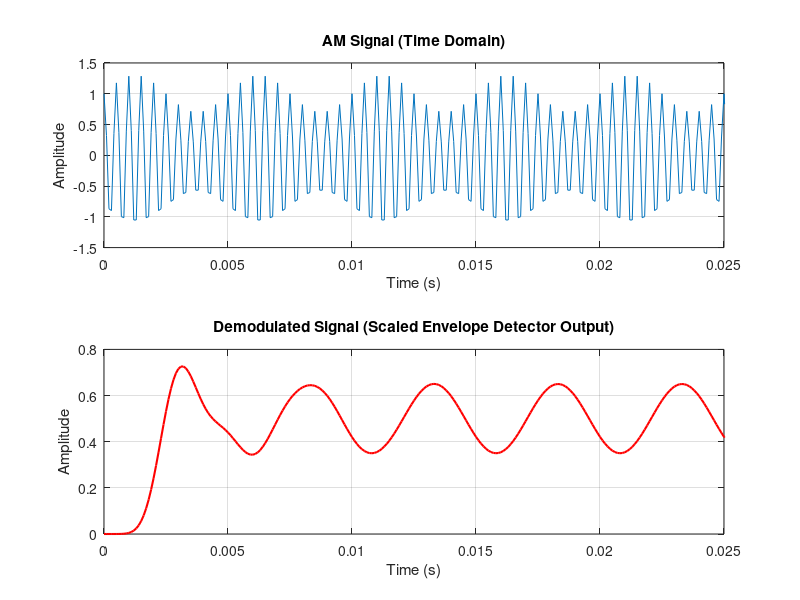

This figure's MATLAB source:
close all;
clear all;
clc;

% --- 1. 參數設定 (Parameters) ---
a  = 0.3;        % modulation index
fc = 2000;       % carrier freq (Hz)
fm = 200;        % message freq (Hz)
Fs = 10000;      % sampling frequency (Hz)
T  = 1/Fs;
N  = 300;        % number of samples to simulate
t  = (0:N-1)*T;  % time vector

% --- 2. AM 調變訊號產生 ---
% s(t) = (1 + a*sin(2*pi*fm*t)) .* cos(2*pi*fc*t)
AM = (1 + a*sin(2*pi*fm.*t)) .* cos(2*pi*fc.*t);

figure;
% 繪製原始 AM 調變訊號
subplot(2,1,1);
plot(t, AM);
xlabel('Time (s)');
ylabel('Amplitude');
title('AM Signal (Time Domain)');
xlim([0 5/fm]);  % 顯示 5 個訊息週期便於觀察
grid on;

% --- 3. 全波整流 (Absolute Value / Envelope Detection) ---
AM_abs = AM .* cos(2*pi*fc.*t);

% --- 4. IIR 濾波器設定與增益計算 ---
% 分子係數 (b) - 對應前饋係數
b = [1, 10, 45, 120, 210, 252, 210, 120, 45, 10, 1];

% 分母係數 (a) - 對應回授係數 (注意：MATLAB 的格式，a_k 需要加上負號以對應 C 語言的加法移項)
a = [1, -7.9922966624, 28.9121945842, -62.3153522815, 88.5876632513, ...
    -86.7670680406, 59.2809515741, -27.8902991725, 8.6456821375, ...
    -1.5942397677, 0.1327680842];

% 計算濾波器的理論直流增益 H(e^j0)
DC_gain = sum(b) / sum(a);
fprintf('講義上濾波器的理論直流增益為: %e\n', DC_gain);

% --- 5. 進行濾波與增益補償 ---
% 透過 filter 函數進行硬體邏輯模擬
y_unscaled = filter(b, a, AM_abs);

% 將訊號除以 DC_gain 進行還原，抵銷講義公式的瑕疵
y_scaled = y_unscaled / DC_gain;

% --- 6. 繪製解調後的包絡線訊號 ---
subplot(2,1,2);
plot(t, y_scaled, 'r', 'LineWidth', 1.5);
xlabel('Time (s)');
ylabel('Amplitude');
title('Demodulated Signal (Scaled Envelope Detector Output)');
xlim([0 5/fm]);
grid on;
